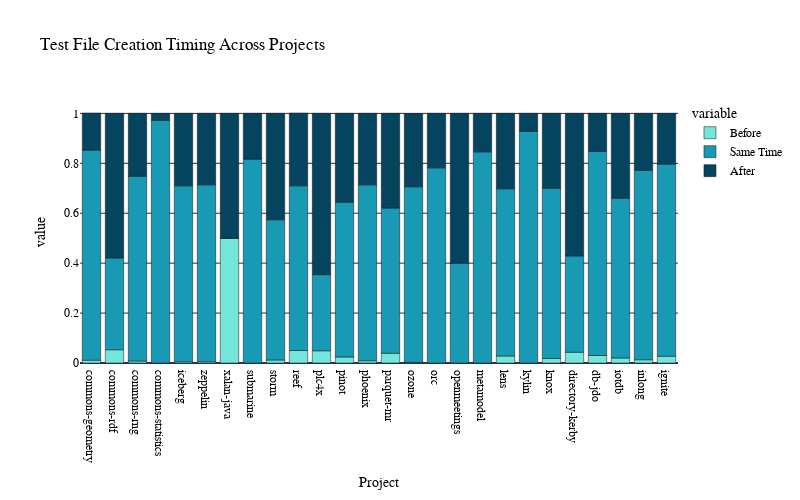

Notebook source saved alongside this figure:
### Code cell
import plotly.express as px

df = pd.DataFrame(ratio_data)
# Initialize Figure
fig = px.bar(df, x='Project', y=['Before', 'Same Time', 'After'],
             title='Test File Creation Timing Across Projects',
             color_discrete_map={'Before': '#75E6DA', 'Same Time': '#189AB4', 'After': '#05445E'})
fig.update_layout(
    height=500,
    width=800,
    plot_bgcolor='white',
    paper_bgcolor='white',
    # font_color='black',
    font=dict(
        family="Arial, sans-serif",  # Replace with available fonts
        size=12,
        color="black",
    )
)
fig.show()

### Figure 1 — Plotly figure (JSON) as saved in the notebook; plotly's stock layout.template omitted (floating-point values rounded to 4 significant figures)
{"data": [{"alignmentgroup": "True", "hovertemplate": "variable=Before<br>Project=%{x}<br>value=%{y}<extra></extra>", "legendgroup": "Before", "marker": {"color": "#75E6DA", "pattern": {"shape": ""}}, "name": "Before", "offsetgroup": "Before", "orientation": "v", "showlegend": true, "textposition": "auto", "x": ["commons-geometry", "commons-rdf", "commons-rng", "commons-statistics", "iceberg", "zeppelin", "xalan-java", "submarine", "storm", "reef", "plc4x", "pinot", "phoenix", "parquet-mr", "ozone", "orc", "openmeetings", "metamodel", "lens", "kylin", "knox", "directory-kerby", "db-jdo", "iotdb", "inlong", "ignite"], "xaxis": "x", "y": [0.011, 0.053, 0.008, 0.0, 0.005, 0.005, 0.5, 0.0, 0.012, 0.05, 0.049, 0.024, 0.009, 0.039, 0.003, 0.0, 0.0, 0.0, 0.028, 0.0, 0.018, 0.043, 0.03, 0.02, 0.013, 0.027], "yaxis": "y", "type": "bar"}, {"alignmentgroup": "True", "hovertemplate": "variable=Same Time<br>Project=%{x}<br>value=%{y}<extra></extra>", "legendgroup": "Same Time", "marker": {"color": "#189AB4", "pattern": {"shape": ""}}, "name": "Same Time", "offsetgroup": "Same Time", "orientation": "v", "showlegend": true, "textposition": "auto", "x": ["commons-geometry", "commons-rdf", "commons-rng", "commons-statistics", "iceberg", "zeppelin", "xalan-java", "submarine", "storm", "reef", "plc4x", "pinot", "phoenix", "parquet-mr", "ozone", "orc", "openmeetings", "metamodel", "lens", "kylin", "knox", "directory-kerby", "db-jdo", "iotdb", "inlong", "ignite"], "xaxis": "x", "y": [0.842, 0.368, 0.74, 0.972, 0.705, 0.709, 0.0, 0.817, 0.562, 0.66, 0.305, 0.62, 0.705, 0.582, 0.703, 0.782, 0.4, 0.846, 0.67, 0.928, 0.682, 0.386, 0.818, 0.64, 0.759, 0.77], "yaxis": "y", "type": "bar"}, {"alignmentgroup": "True", "hovertemplate": "variable=After<br>Project=%{x}<br>value=%{y}<extra></extra>", "legendgroup": "After", "marker": {"color": "#05445E", "pattern": {"shape": ""}}, "name": "After", "offsetgroup": "After", "orientation": "v", "showlegend": true, "textposition": "auto", "x": ["commons-geometry", "commons-rdf", "commons-rng", "commons-statistics", "iceberg", "zeppelin", "xalan-java", "submarine", "storm", "reef", "plc4x", "pinot", "phoenix", "parquet-mr", "ozone", "orc", "openmeetings", "metamodel", "lens", "kylin", "knox", "directory-kerby", "db-jdo", "iotdb", "inlong", "ignite"], "xaxis": "x", "y": [0.148, 0.579, 0.252, 0.028, 0.29, 0.286, 0.5, 0.183, 0.426, 0.291, 0.646, 0.356, 0.286, 0.379, 0.293, 0.218, 0.6, 0.154, 0.302, 0.072, 0.3, 0.571, 0.152, 0.34, 0.228, 0.203], "yaxis": "y", "type": "bar"}], "layout": {"xaxis": {"anchor": "y", "domain": [0.0, 1.0], "title": {"text": "Project"}}, "yaxis": {"anchor": "x", "domain": [0.0, 1.0], "title": {"text": "value"}}, "legend": {"title": {"text": "variable"}, "tracegroupgap": 0}, "title": {"text": "Test File Creation Timing Across Projects"}, "barmode": "relative", "font": {"family": "Arial, sans-serif", "size": 12, "color": "black"}, "height": 500, "width": 800, "plot_bgcolor": "white", "paper_bgcolor": "white"}}
